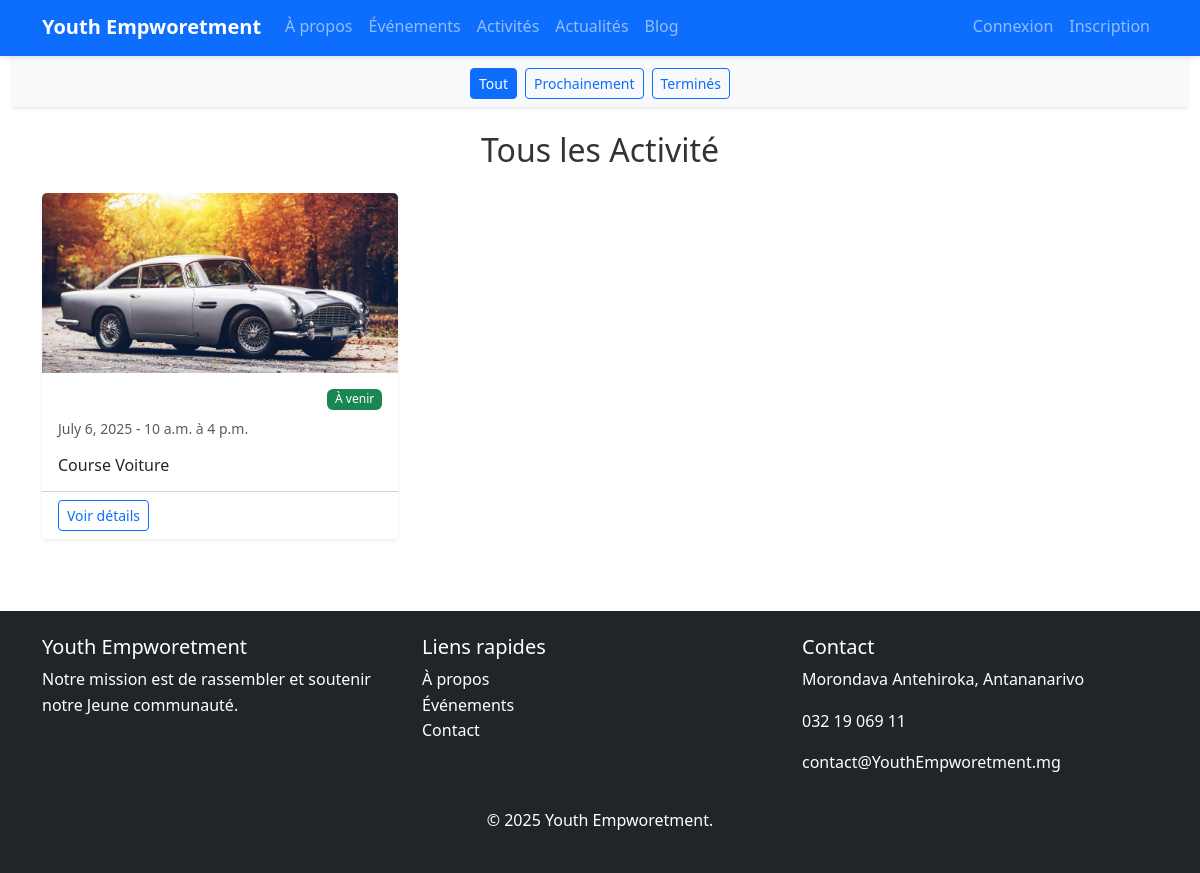
Screenshot of /activite/ with the database file from the repository.
### AppEvenements/models.py (models this page shows, shortened)
class Activite(models.Model):
    nom = models.CharField(max_length=200)
    description = models.TextField()
    date_activites = models.DateField()
    horaire_debut = models.TimeField()
    horaire_fin = models.TimeField( blank=True, null=True)
    lieu = models.CharField(max_length=200)
    image = models.ImageField(upload_to='static/images/activites/', verbose_name="Image", blank=True, null=True)
    date_creation = models.DateTimeField(auto_now_add=True)
    createur = models.ForeignKey(Utilisateur,on_delete=models.SET_NULL, null=True, verbose_name="Créateur")
    participants = models.ManyToManyField(Utilisateur, related_name='activites_participes', blank=True)
    class Meta:
        verbose_name = "Activité"
        verbose_name_plural = "Activités"
        ordering = ['-date_activites']

### AppEvenements/views.py (the view)
# urls.py: path('activite/',listActivites,name='activites'),
def listActivites(request):
    filtre = request.GET.get('filtre','tout')
    aujourdhui = timezone.now().date()
    heureauj = timezone.now().time()
    activites = Activite.objects.all()
    if filtre == 'prochainement':
        activites = activites.filter(date_activites__gt=aujourdhui).order_by('date_activites')
    elif filtre == 'termines':
        activites = activites.filter(date_activites__lte=aujourdhui).order_by('date_activites')
    else:
        activites = activites.order_by('date_activites')
    context = {
        'activites':activites,
        'filtre_actif':filtre,
        'aujourdhui':aujourdhui,
        'heureauj':heureauj
    }
    return render(request,'Activite.html',context)

### templates/Activite.html (shortened to what this page needs)
{% extends 'layouts/master.html' %}
{% block content %}
<div class="container-fluid mt-5">
    <div class="bg-light py-2 shadow-sm">
        <div class="container  marg">
            <div class="d-flex flex-wrap gap-2 filtre" >
                <a href="?filtre=tout"
                   class="btn btn-sm {% if filtre_actif == 'tout' %}btn-primary{% else %}btn-outline-primary{% endif %}">
                    Tout
                </a>
                <a href="?filtre=prochainement"
                   class="btn btn-sm {% if filtre_actif == 'prochainement' %}btn-primary{% else %}btn-outline-primary{% endif %}">
                    Prochainement
                </a>
                <a href="?filtre=termines"
                   class="btn btn-sm {% if filtre_actif == 'termines' %}btn-primary{% else %}btn-outline-primary{% endif %}">
                    Terminés
                </a>
            </div>
        </div>
    </div>
     <div class="container py-4">
        <h2 class="mb-4 text-center">
            {% if filtre_actif == 'tout' %}
                Tous les Activité
            {% elif filtre_actif == 'prochainement' %}
                Activité à venir
            {% comment %} {% elif filtre_actif == 'en_cours' %}
                Événements en cours {% endcomment %}
            {% else %}
                Activité terminés
            {% endif %}
        </h2>
        {% if activites %}
        <div class="row g-4">
            {% for activite in activites %}
            <div class="col-md-6 col-lg-4">
                <div class="card h-100 shadow-sm">
                    {% if activite.image %}
                    <img src="{{ activite.image.url }}" class="card-img-top" alt="{{ activite.titre }}" style="height: 180px; object-fit: cover;">
                    {% endif %}
                    <div class="card-body">
                        <div class="d-flex justify-content-between align-items-start mb-2">
                            <span class="badge
                                {% if activite.date_debut > aujourdhui %}bg-info
                                {% elif activite.date_fin < aujourdhui %}bg-secondary
                                {% else %}bg-success{% endif %}">
                                {% if activite.date_activites > aujourdhui %}
                                    {% if activite. %}{% endif %}À venir
                                {% elif activite.date_activites < aujourdhui %}Terminé
                                {% else %}En cours{% endif %}
                            </span>
                        </div>
                        <p class="card-text text-muted small">
                            {{ activite.date_activites }}
                            {% if activite.date_activites %}
                            - {{activite.horaire_debut}} à {{ activite.horaire_fin}}
                            {% endif %}
                        </p>
                        <h6 class="card-text">{{ activite.nom|truncatewords:20 }}</h6>
                    </div>
                    <div class="card-footer bg-white">
                        <a href="{% url 'detail_activite' activite.id %}" class="btn btn-sm btn-outline-primary">
                            Voir détails
                        </a>
                    </div>
                </div>
            </div>
            {% endfor %}
        </div>
        {% else %}
        <div class="alert alert-info">
            Aucun Activité trouvé .
        </div>
        {% endif %}
    </div>
</div>
{% endblock content %}

### static/css/style.css (style rules this page uses)
body { font-family: 'Segoe UI', Tahoma, Geneva, Verdana, sans-serif; line-height: 1.6; color: #333; }
a { text-decoration: none; color: #0d6efd; }
.card { transition: transform 0.3s ease, box-shadow 0.3s ease; border: none; box-shadow: 0 2px 10px rgba(0,0,0,.1); }
.card-img-top { height: 200px; object-fit: cover; }
.btn-primary { background-color: #0d6efd; border-color: #0d6efd; }
.btn-outline-primary { color: #0d6efd; border-color: #0d6efd; }

### templates/Activite.html (style rules this page uses)
.marg { margin-top: 1%; }
.filtre { justify-content: center; width: 100%; }
.card { transition: transform 0.3s ease, box-shadow 0.3s ease; border: none; }
.badge { font-size: 0.75rem; font-weight: 500; padding: 0.35em 0.65em; }

### rows the page displays
Activite: shows "À venir", date_activites "July 6, 2025", horaire_debut "10 a.m.", horaire_fin "4 p.m.", nom "Course Voiture"
